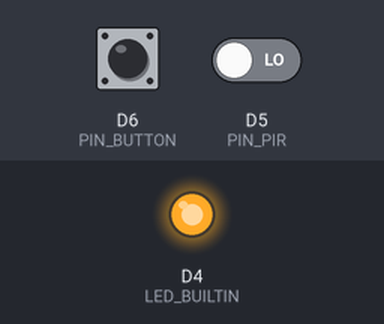
This program was run on a simulated ESP8266 (Wemos D1 mini). Shown: output pins drawn as LEDs (lit = HIGH, except the on-board LED, lit = LOW). Dashed ring = blinking. The test bench sets the inputs (shaded band); at power-on: D5 (PIN_PIR) LOW, D6 (PIN_BUTTON) HIGH.

Above: at 1.2 s.
1.3 s: D5 (PIN_PIR) driven HIGH
At 1.36 s:
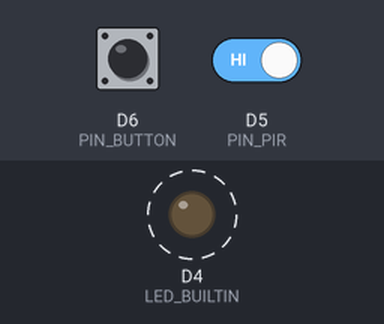
Timing chart, 0 to 10.3 s (numbered marks = the images above; inputs shaded):
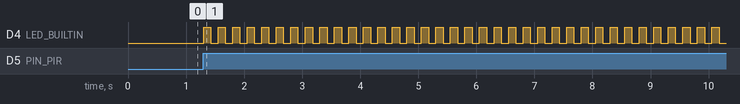

The program:

main.cpp
```cpp
// COMP-10184 – Mohawk College
// PIR Sensor Test Application
// Turn on the blue LED with motion is detected.

/**
 * StAuth10184: I Jiawei Zhang, 000730840 certify that this material is my original work.
 * No other person's work has been used without due acknowledgement.
 */

#include <Arduino.h>

// digital input pin definitions
#define PIN_PIR D5
#define PIN_BUTTON D6

// define all possible alarm states.
#define ALARM_DISABLED 0
#define ALARM_ENABLE 1
#define ALARM_COUNTDOWN 2
#define ALARM_ACTIVE 3

int iAlarmState = ALARM_ENABLE;
bool LastButtonValue = 0;

long int startTime = millis();

// *************************************************************
void setup()
{
  // configure the USB serial monitor
  Serial.begin(115200);

  // configure the LED output
  pinMode(LED_BUILTIN, OUTPUT);

  // PIR sensor is an INPUT
  pinMode(PIN_PIR, INPUT);

  // Button is an INPUT
  pinMode(PIN_BUTTON, INPUT_PULLUP);
}

void Blinks()
{
  digitalWrite(LED_BUILTIN, HIGH);
  delay(125);
  digitalWrite(LED_BUILTIN, LOW);
  delay(125);
}

void loop()
{
  bool bPIR;
  bPIR = digitalRead(PIN_PIR);

  int iButton;
  iButton = digitalRead(PIN_BUTTON);

  switch (iAlarmState)
  {
  case ALARM_DISABLED:
  {
    iAlarmState = ALARM_ENABLE;
    digitalWrite(LED_BUILTIN, LOW);
  }
  break;
  case ALARM_ENABLE:
  {
    if (bPIR)
    {
      iAlarmState = ALARM_ACTIVE;
    }
  }
  break;
  case ALARM_COUNTDOWN:
  {
    if (LastButtonValue == 1 && iButton == 0)
    {
      // button status changed
      iAlarmState = ALARM_DISABLED;
    }


    unsigned long runMillis = millis() - startTime;
    unsigned long allSeconds = runMillis / 1000;
    if (allSeconds >= 10)
    {
      iAlarmState = ALARM_DISABLED;
    }
    Blinks();
  }
  break;
  case ALARM_ACTIVE:
  {
    startTime = millis();
    iAlarmState = ALARM_COUNTDOWN;
  }
  break;
  default:
    break;
  }

  LastButtonValue = iButton;
}
```

Measured:
- after the input at 1.3 s, D4 (LED_BUILTIN): alternates HIGH for 0.13 s and LOW for 0.13 s, starting at once
